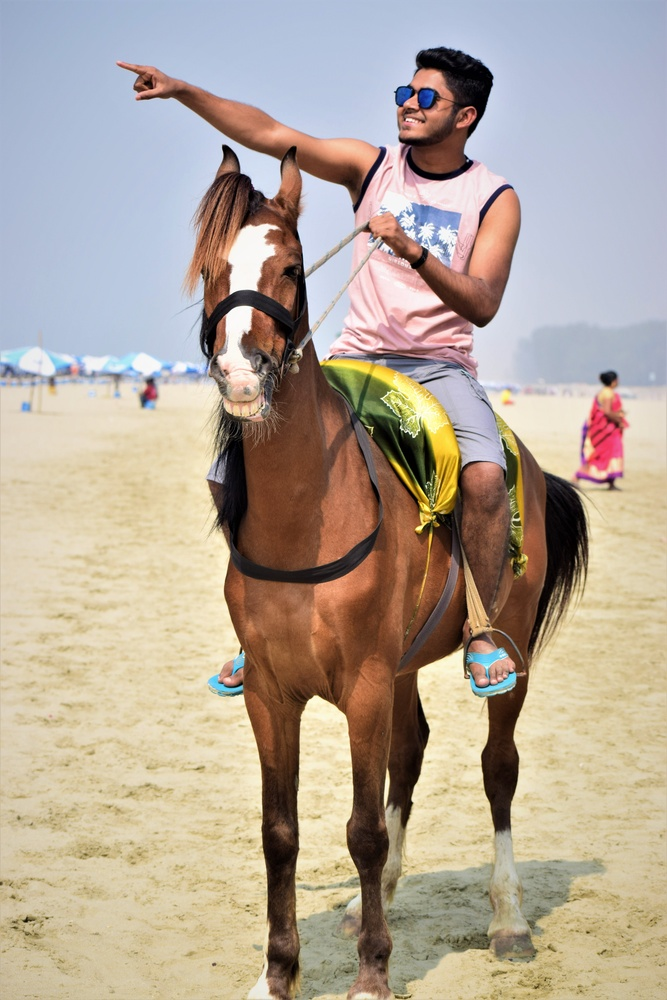
#> input picture chill.jpg, 667 x 1000 px, shrunk from 4000 x 6000 before the run
$ python 'convertimage (1).py'
#> lines starting #> are read from the running program, lines starting #| are printed output that depends on the picture
#!/usr/bin/env python
# coding: utf-8

# In[5]:


import cv2
image = cv2.imread("chill.jpg")
#> image is the input picture: shape (1000, 667, 3); mean B, G, R 152.3, 166.7, 179.7
gray_image = cv2.cvtColor(image, cv2.COLOR_BGR2GRAY)
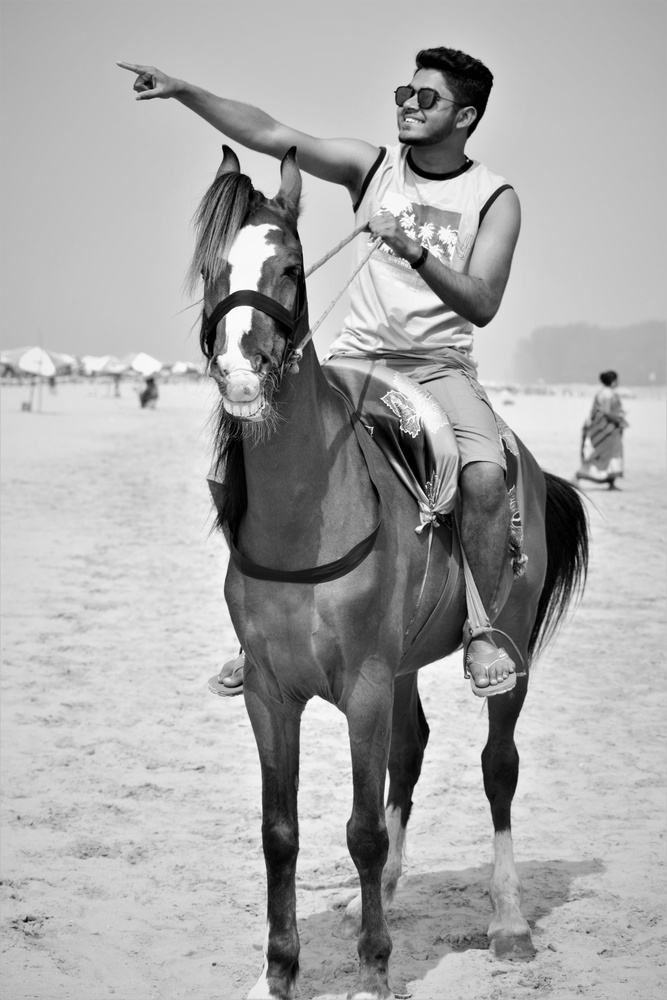
#> gray_image: shape (1000, 667); min 0, max 255, mean 168.9
cv2.imwrite("gray.png", gray_image)
inverted_image = 255 - gray_image
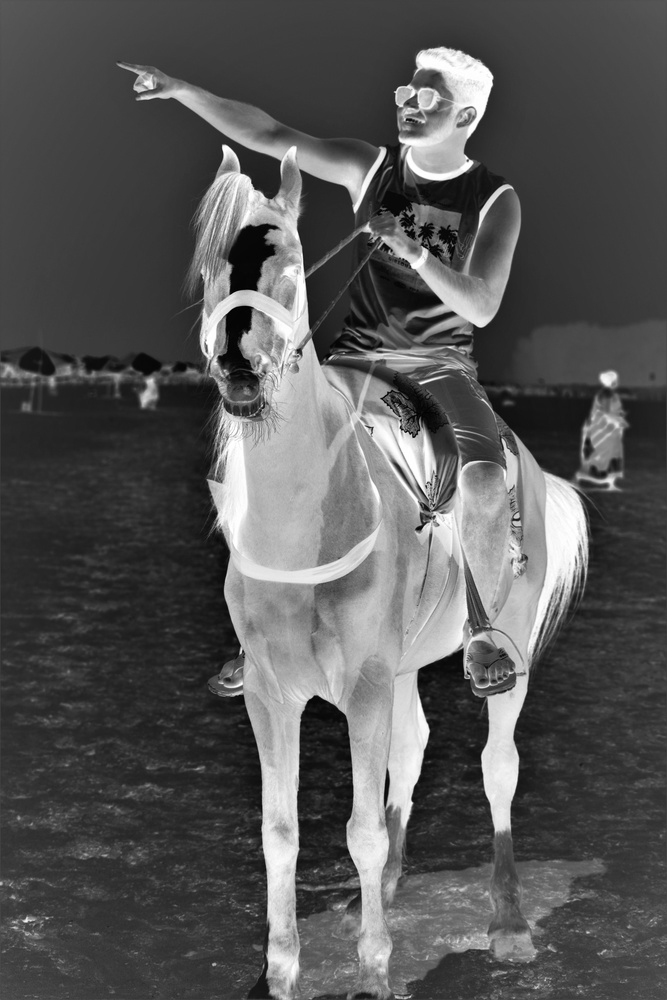
#> inverted_image: shape (1000, 667); min 0, max 255, mean 86.1
cv2.imwrite("inv.png", inverted_image)
blurred = cv2.GaussianBlur(inverted_image, (21, 21), 0)
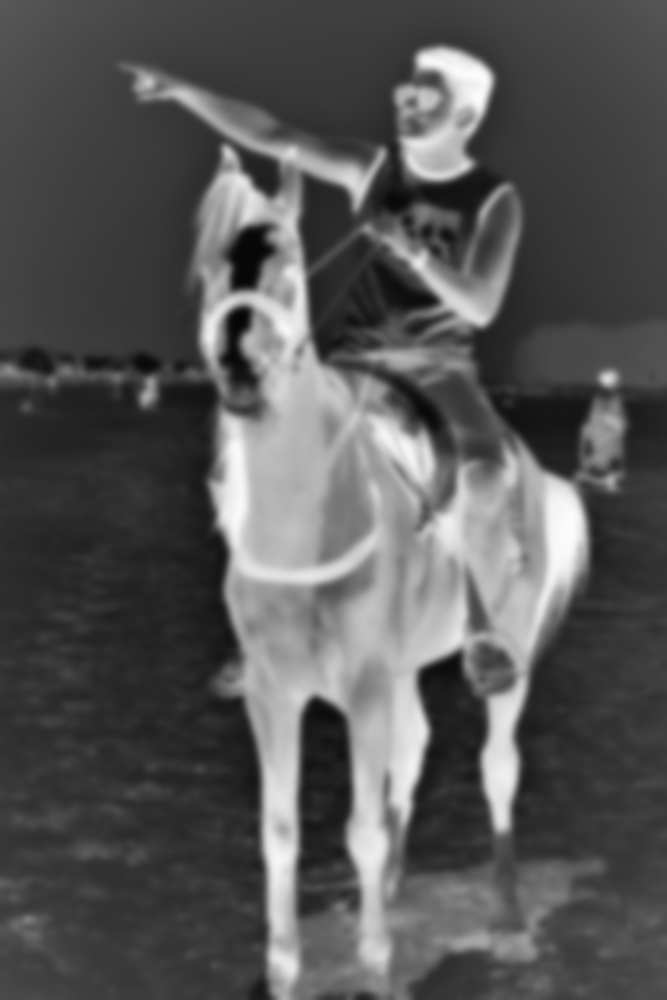
#> blurred: shape (1000, 667); min 5, max 252, mean 86.1
cv2.imwrite("blur.png", blurred)
inverted_blurred = 255 - blurred
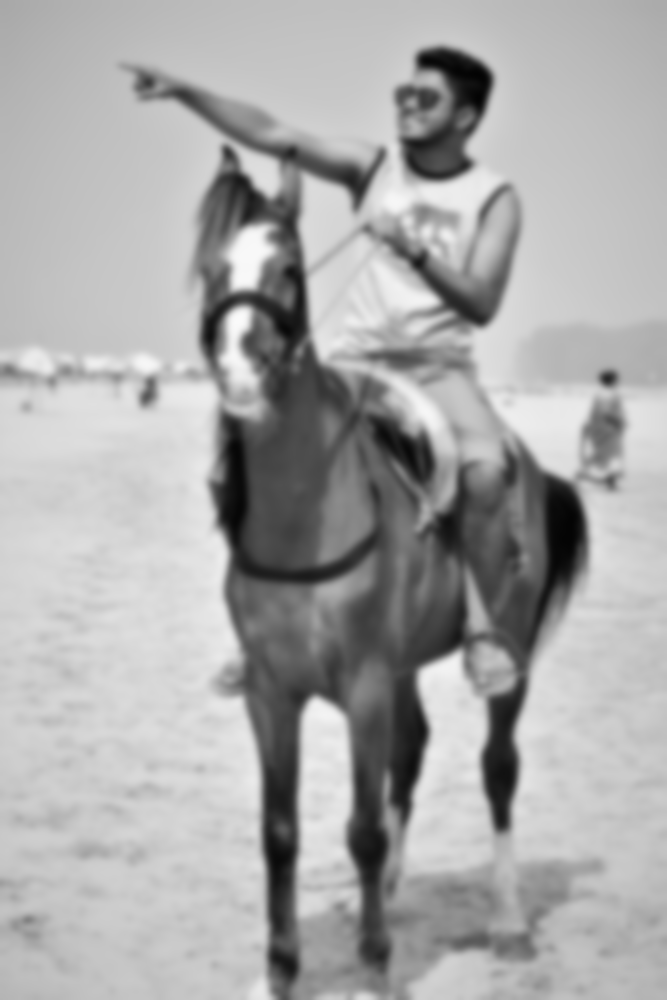
#> inverted_blurred: shape (1000, 667); min 3, max 250, mean 168.9
cv2.imwrite("invblur.png", inverted_blurred)
pencil_sketch = cv2.divide(gray_image, inverted_blurred, scale=256.0)
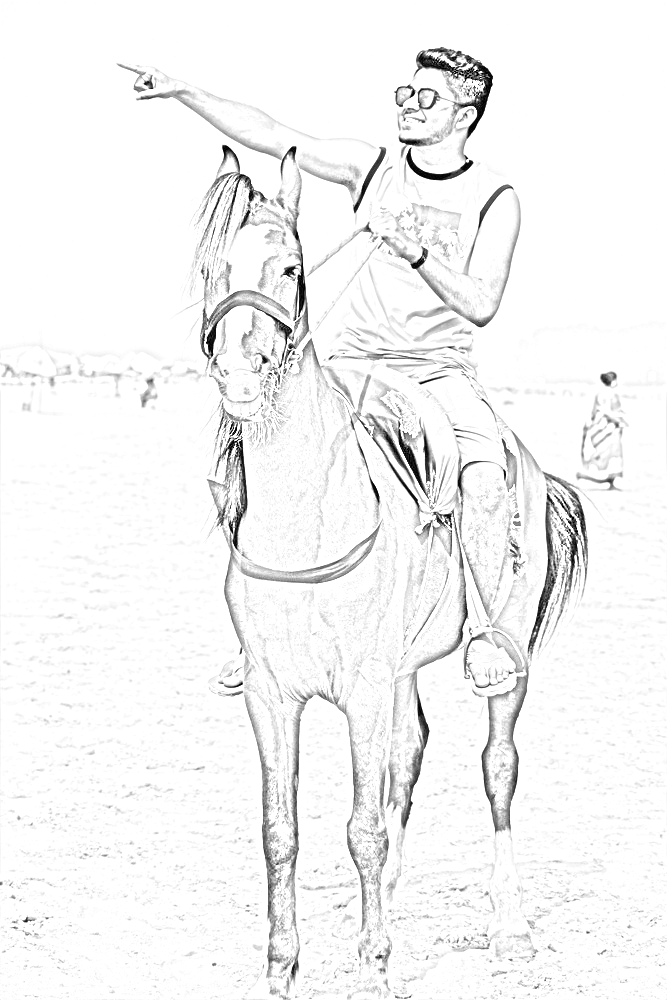
#> pencil_sketch: shape (1000, 667); min 0, max 255, mean 244.3
cv2.imwrite("Sketch.png", pencil_sketch)


# In[ ]:

$ run again, with photo.JPG copied over chill.jpg
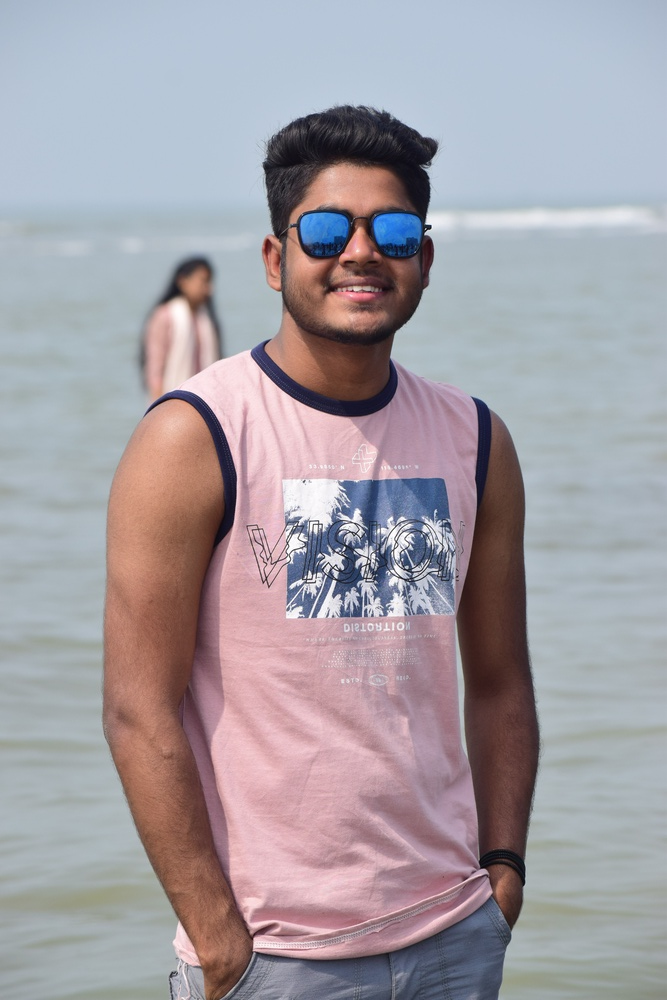
#> input picture photo.JPG, 667 x 1000 px, shrunk from 4000 x 6000 before the run
#> image is the input picture: shape (1000, 667, 3); mean B, G, R 164, 157.4, 163.7
#> `blurred = cv2.GaussianBlur(inverted_image, (21, 21), 0)`:
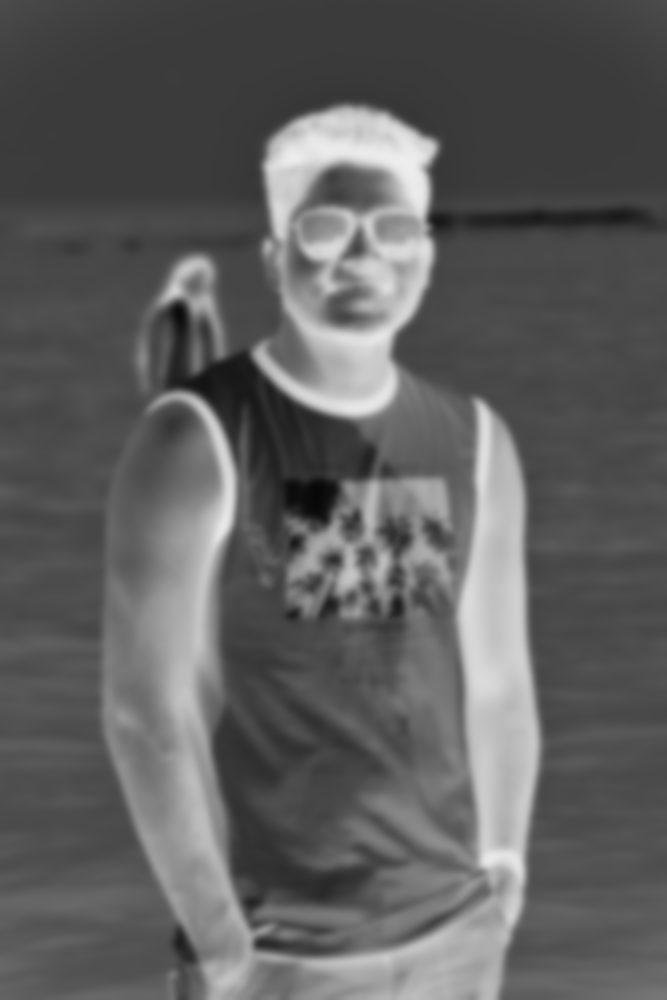
#> blurred: shape (1000, 667); min 7, max 237, mean 94.9
#> `pencil_sketch = cv2.divide(gray_image, inverted_blurred, scale=256.0)`:
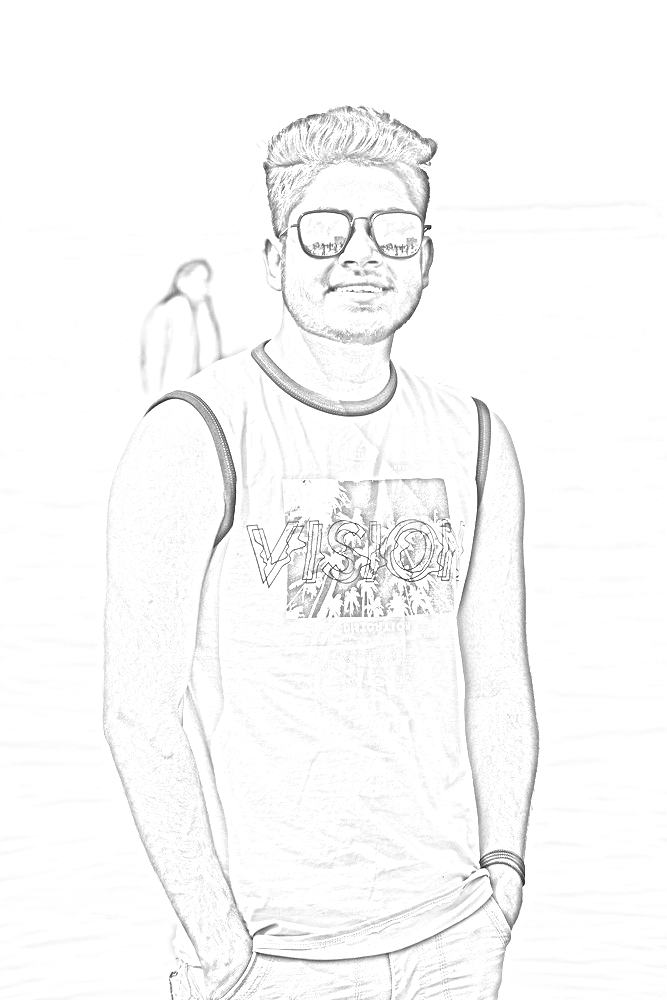
#> pencil_sketch: shape (1000, 667); min 21, max 255, mean 249.1
